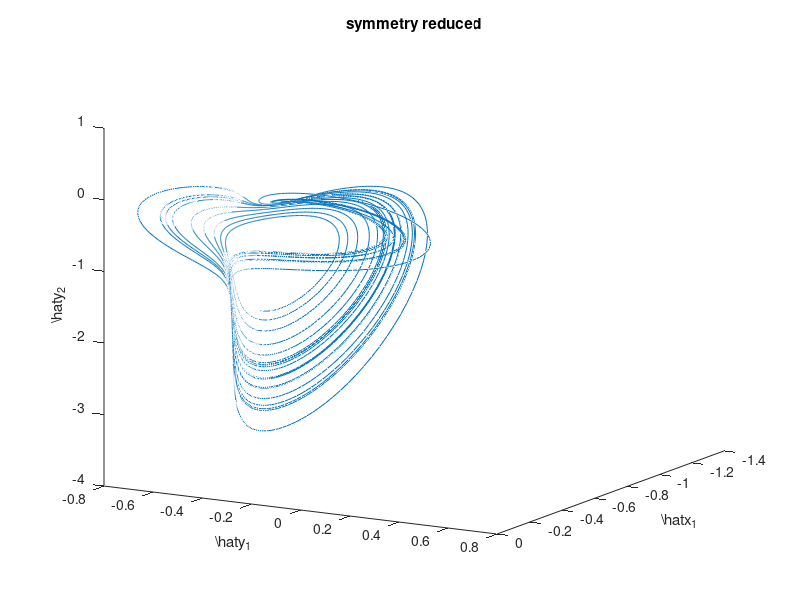

Source code (MATLAB): (Note: this script raises an error after producing the figure.)
clear
hold off;
clc

load('movingframes.mat');

figure(1)

plot3(xhat(1,:),xhat(3,:),xhat(4,:))
view(120,15)

xlabel('\hat{x}_1')
ylabel('\hat{y}_1')
zlabel('\hat{y}_2')
title('symmetry reduced')

xhatrotated = LieElement(pi/4,xhat);

figure(2)

plot3(xhatrotated(1,:), xhatrotated(3,:), xhatrotated(4,:))
xlabel('Rotated \hat{x}_1')
ylabel('Rotated \hat{y}_1')
zlabel('Rotated \hat{y}_2')

%subplot(2,2,1)

%plot3(xhat(1,:),xhat(2,:),xhat(3,:))
%view(120,15)

%xlabel('\hat{x}_1')
%ylabel('\hat{x}_2')
%zlabel('\hat{y}_1')

%subplot(2,2,2)

%plot3(xhat(1,:),xhat(3,:),xhat(4,:))
%view(120,15)

%xlabel('\hat{x}_1')
%ylabel('\hat{y}_1')
%zlabel('\hat{y}_2')

%subplot(2,2,3)

%plot3(xhat(3,:),xhat(4,:),xhat(2,:))
%view(120,15)

%xlabel('\hat{y}_1')
%ylabel('\hat{y}_2')
%zlabel('\hat{x}_2')

%subplot(2,2,4)

%plot3(xhat(4,:),xhat(2,:),xhat(1,:))
%view(120,15)

%xlabel('\hat{y}_2')
%ylabel('\hat{x}_2')
%zlabel('\hat{x}_1')
